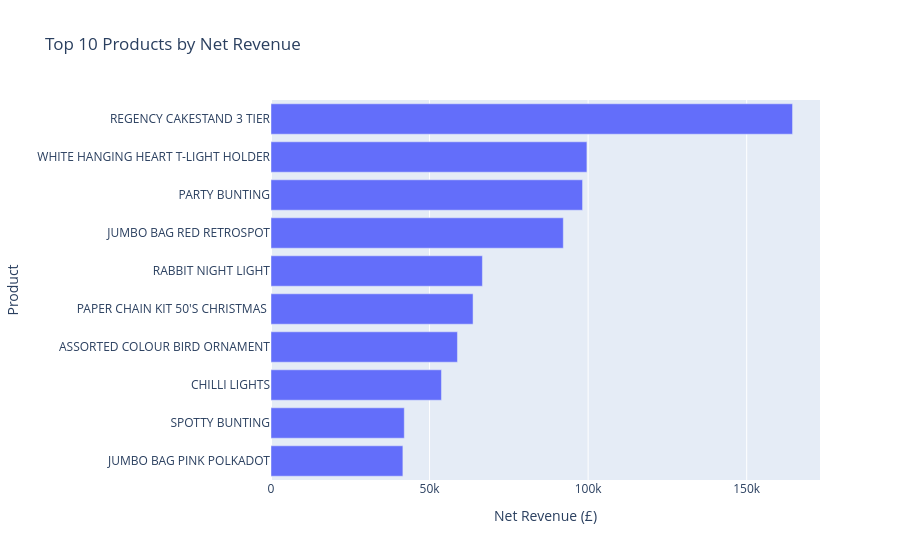

This figure's notebook cell:
### Code cell
# Order the top 10 products for visualisation
top_products = (
    product_revenue
    .head(10)
    .sort_values('TotalTransactionValue')
)

# Create an interactive horizontal bar chart
fig = px.bar(
    top_products,
    x='TotalTransactionValue',
    y='Description',
    orientation='h',
    title='Top 10 Products by Net Revenue',
    labels={
        'TotalTransactionValue': 'Net Revenue (£)',
        'Description': 'Product'
    }
)

fig.show()

### Figure 1 — Plotly figure (JSON) as saved in the notebook; plotly's stock layout.template omitted (floating-point values rounded to 4 significant figures)
{"data": [{"hovertemplate": "Net Revenue (£)=%{x}<br>Product=%{y}<extra></extra>", "legendgroup": "", "marker": {"color": "#636efa", "pattern": {"shape": ""}}, "name": "", "orientation": "h", "showlegend": false, "textposition": "auto", "type": "bar", "x": [41580.0, 42030.0, 53750.0, 58790.0, 63720.0, 66660.0, 92180.0, 98240.0, 99610.0, 164500.0], "xaxis": "x", "y": ["JUMBO BAG PINK POLKADOT", "SPOTTY BUNTING", "CHILLI LIGHTS", "ASSORTED COLOUR BIRD ORNAMENT", "PAPER CHAIN KIT 50'S CHRISTMAS ", "RABBIT NIGHT LIGHT", "JUMBO BAG RED RETROSPOT", "PARTY BUNTING", "WHITE HANGING HEART T-LIGHT HOLDER", "REGENCY CAKESTAND 3 TIER"], "yaxis": "y"}], "layout": {"barmode": "relative", "legend": {"tracegroupgap": 0}, "title": {"text": "Top 10 Products by Net Revenue"}, "xaxis": {"anchor": "y", "domain": [0, 1], "title": {"text": "Net Revenue (£)"}}, "yaxis": {"anchor": "x", "domain": [0, 1], "title": {"text": "Product"}}}}
